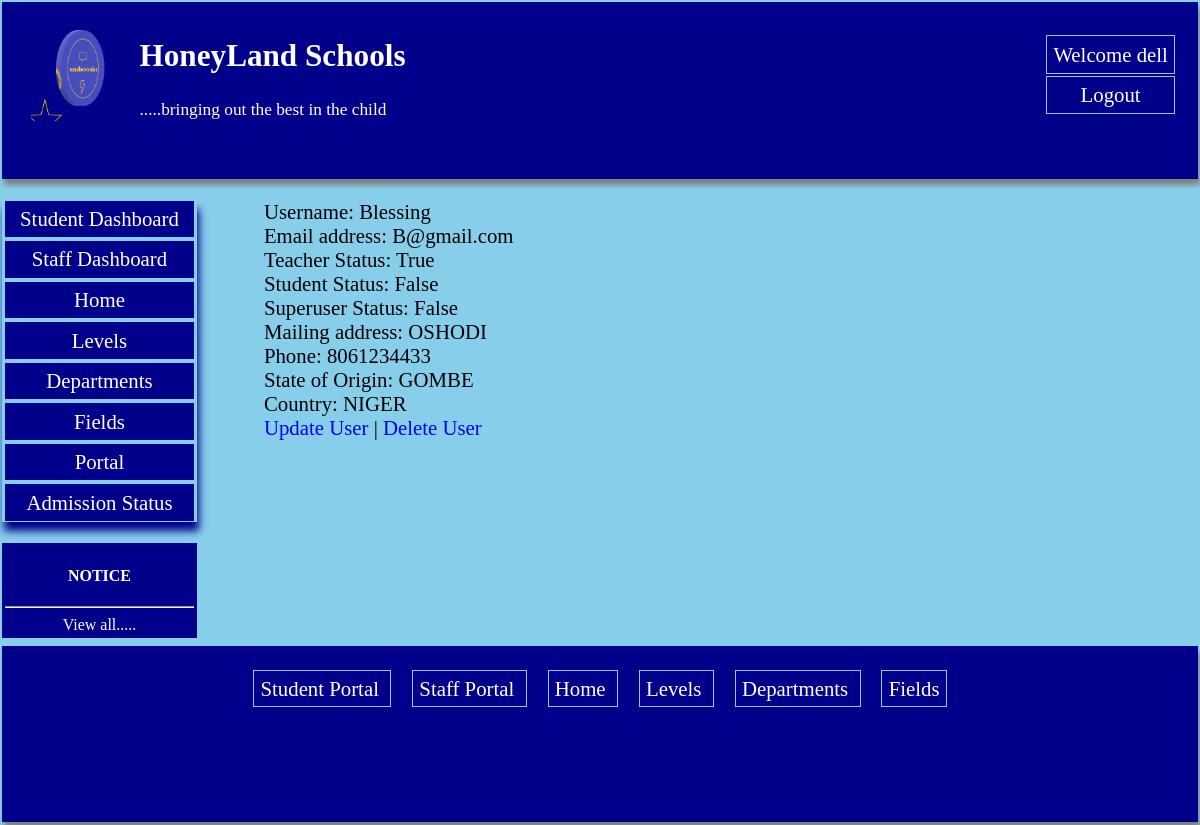
Page /users/25/ (signed in) on the committed database.
### profiles/models.py (models this page shows, shortened)
class CustomUser(AbstractUser):
    phone = models.IntegerField(null=True,  unique=True)
    country = models.CharField(max_length=200,  blank=True)
    state = models.CharField(max_length=200,  blank=True)
    is_student = models.BooleanField(default=0)
    is_teacher = models.BooleanField(default=0)
    mailing_address = models.CharField(max_length=200,  blank=True)

class Logo(models.Model):
    name = models.CharField(max_length=200, null=True)
    image = models.ImageField(upload_to='media/')

### profiles/views.py (the view)
# urls.py: path('users/<int:pk>/', views.Userdetail.as_view(), name= 'userdetail'),
class Userdetail(LoginRequiredMixin, DetailView):
    model = CustomUser
    template_name ='userdetails.html'
    context_object_name = 'userdetail'
    def get_context_data(self,  **kwargs):
        context = super().get_context_data(**kwargs)
        context['logo'] = Logo.objects.all()
        return context

### profiles/templates/userdetails.html
{% extends 'base.html' %}
{% block content %}
{% if request.user.is_superuser %}
<ul style='margin-left: 0em; list-style-type: none;'>
    <li>Username: {{userdetail.username}}<li>
        <li> Email address: {{userdetail.email}}<li>
                <li>Teacher Status: {{userdetail.is_student}}<li>
                    <li> Student Status: {{userdetail.is_teacher}}<li>
                        <li>Superuser Status: {{userdetail.is_superuser}}<li>
                            <li>Mailing address:  {{userdetail.mailing_address}}<li>
                                <li>Phone:  {{userdetail.phone}}<li>
                                    <li> State of Origin: {{userdetail.state}}<li>
                                        <li> Country: {{userdetail.country}}<li>
                                            <li><a href ='{% url "updateuser" userdetail.pk %}' >Update User </a>  |  <a href ='{% url "deleteuser" userdetail.pk %}' >Delete User </a></li>
                                        </ul>
                                        {% else %}
                                        <p style='color: red; font-size: 1em; text-align: center;padding: 3em;'> <b> Back off! You are not permitted to be here!! </b></p>
                                      {% endif %}
{% endblock %}

### profiles/templates/base.html (shortened to what this page needs)
<head>
</head>
<body style ='margin: 0em; padding: 0.1em; font-size: 1.3em;  background: skyblue;'   >
    <header style= 'box-shadow: 2px 6px 5px grey;margin: 0em; padding-left: 1em; padding-right: 1em; padding-top: 0.5em; height: 8em;
    background: darkblue; color: white;'>
    {% if request.user.is_authenticated or request.user.is_superuser  %}
    <ul class='nav' style='float: right; list-style-type: none;' >
   <li> <a  style ='color: white; ' href = "#"> Welcome {{user}} </a></li>
    <li><a  style ='color: white; ' href ='{% url "logout" %}'> Logout </a></li>
    </ul>
    {% endif %}
    {% for log in logo  %}
    <img style="backgrond: skyblue; float: left; margin: 0.4em; width: 100px; height: 100px;" src ="{{log.image.url}}"  >
{% endfor %}
<p style='text-shadow: 2px  8px skyblue;'><h2 style='text-align: left; '><a style='color: white;' href='{% url "home" %}'>HoneyLand Schools</a></h2></p>
<p style='text-align: left'> <small> .....bringing out the best in the child </small></p>
    </header>
<div class ='cover'>
<nav class='navigation'>
    <ul class ='nav' style =' padding:0;  list-style-type: none;'>
        {% if request.user.is_student or request.user.is_superuser  %}
        <li><a href ='{% url "portal" %}'> Student Dashboard </a></li>
        {% endif %}
{% if request.user.is_teacher or request.user.is_superuser%}
        <li><a href ='{% url "staffdashboard" %}'> Staff Dashboard </a></li>
        {% endif %}
        <li><a href ='{% url "home" %}'> Home </a></li>
        <li> <a href ='{% url "levels" %}'> Levels </a> </li>
        <li> <a href ='{% url "departments" %}'> Departments </a> </li>
        <li><a href ='{% url "fields" %}'> Fields </a></li>
        <li><a href ='{% url "portal" %}'> Portal </a></li>
        <li><a  style ='color: white; ' href ='{% url "admissionstat" %}'> Admission Status </a></li>
    </ul>
    <div style='text-align: center; margin-bottom: 0.5em; padding: 0.2em; background: darkblue; color: white;font-size: medium'>
        <h4 style='padding: 0em;'>NOTICE </h4><hr>
<p style='margin: 0em;'><a  style=' color: white; ' href='{% url "publist"  %}'> View all.....</a></p>
    </div>
</nav>
<section style='padding-right: 0.5em'>
{% block content %}
{% endblock %}
</section>
</div>
<footer style= 'box-shadow: 2px 6px 5px grey;margin: 0em; padding-left: 1em; padding-right: 1em; padding-top: 0.5em; height: 8em;
    background: darkblue; color: white;'>
    <nav>
        <ul class ='navfooter' style =' padding:0;  list-style-type: none;'>
            {% if request.user.is_student or request.user.is_superuser  %}
            <li><a href ='{% url "studentdashboardlink" %}'> Student Portal </a></li>
            {% endif %}
    {% if request.user.is_teacher or request.user.is_superuser%}
            <li><a href ='{% url "staffdashboard" %}'> Staff Portal </a></li>
            {% endif %}
            <li><a href ='{% url "home" %}'> Home </a></li>
            <li> <a href ='{% url "levels" %}'> Levels </a> </li>
            <li> <a href ='{% url "departments" %}'> Departments </a> </li>
            <li><a href ='{% url "fields" %}'> Fields </a></li>
    </nav>
</footer>
</body>

### profiles/templates/base.html (style rules this page uses)
a { text-decoration: none; }
.cover { display: grid; grid-template-columns: 2fr 10fr; grid-gap: 1.3em; }
body { background-image: url('C:\Users\DELL\Desktop\portal\profiles\templates\Untitled.png'); background-size: cover; }
.navigation a { color: skyblue; }
.nav { box-shadow: 2px 9px 8px darkblue; }
.nav li { color: white; background: darkblue; margin: 0.1em; text-align: center; border: 1px solid skyblue; }
.nav li a { padding: 0.3em; display: block; color: white; }
.navfooter { text-align: center; box-shadow: 2px 9px 8px darkblue; }
.navfooter li { color: white; padding: 0.4em; display: inline; background: darkblue; margin: 0.1em; text-align: center; }
.navfooter li a { padding: 0.3em; color: white; border: 1px solid skyblue; }

### rows in the picture
CustomUser: username "dell"
Logo: image (picture)
CustomUser: username "Blessing", email "B@gmail.com", is_student "True", is_teacher "False", is_superuser "False", mailing_address "OSHODI", phone "8061234433", state "GOMBE", country "NIGER"
